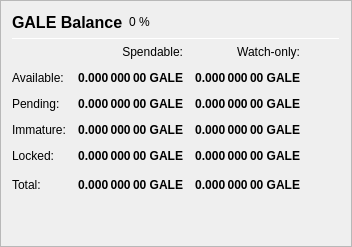
                   <widget class="QFrame" name="frame_Balances">
                    <property name="frameShape">
                     <enum>QFrame::StyledPanel</enum>
                    </property>
                    <property name="frameShadow">
                     <enum>QFrame::Raised</enum>
                    </property>
                    <layout class="QVBoxLayout" name="verticalLayout_4">
                     <item>
                      <layout class="QHBoxLayout" name="horizontalLayout_4">
                       <item>
                        <widget class="QLabel" name="label_5">
                         <property name="minimumSize">
                          <size>
                           <width>0</width>
                           <height>20</height>
                          </size>
                         </property>
                         <property name="font">
                          <font>
                           <pointsize>12</pointsize>
                           <weight>75</weight>
                           <bold>true</bold>
                          </font>
                         </property>
                         <property name="text">
                          <string>GALE Balance</string>
                         </property>
                        </widget>
                       </item>
                       <item>
                        <widget class="QLabel" name="labelGALEPercent">
                         <property name="text">
                          <string notr="true">0 %</string>
                         </property>
                        </widget>
                       </item>
                       <item>
                        <spacer name="horizontalSpacer_3">
                         <property name="orientation">
                          <enum>Qt::Horizontal</enum>
                         </property>
                         <property name="sizeHint" stdset="0">
                          <size>
                           <width>40</width>
                           <height>20</height>
                          </size>
                         </property>
                        </spacer>
                       </item>
                      </layout>
                     </item>
                     <item>
                      <widget class="Line" name="line_Balance">
                       <property name="minimumSize">
                        <size>
                         <width>0</width>
                         <height>1</height>
                        </size>
                       </property>
                       <property name="maximumSize">
                        <size>
                         <width>16777215</width>
                         <height>1</height>
                        </size>
                       </property>
                       <property name="orientation">
                        <enum>Qt::Horizontal</enum>
                       </property>
                      </widget>
                     </item>
                     <item>
                      <layout class="QGridLayout" name="gridLayout">
                       <property name="spacing">
                        <number>12</number>
                       </property>
                       <item row="0" column="1">
                        <widget class="QLabel" name="labelSpendable">
                         <property name="text">
                          <string>Spendable:</string>
                         </property>
                         <property name="alignment">
                          <set>Qt::AlignRight|Qt::AlignTrailing|Qt::AlignVCenter</set>
                         </property>
                        </widget>
                       </item>
                       <item row="0" column="2">
                        <widget class="QLabel" name="labelWatchonly">
                         <property name="text">
                          <string>Watch-only:</string>
                         </property>
                         <property name="alignment">
                          <set>Qt::AlignRight|Qt::AlignTrailing|Qt::AlignVCenter</set>
                         </property>
                        </widget>
                       </item>
                       <item row="1" column="0">
                        <widget class="QLabel" name="labelBalanceText">
                         <property name="text">
                          <string>Available:</string>
                         </property>
                        </widget>
                       </item>
                       <item row="1" column="1">
                        <widget class="QLabel" name="labelBalance">
                         <property name="font">
                          <font>
                           <weight>75</weight>
                           <bold>true</bold>
                          </font>
                         </property>
                         <property name="cursor">
                          <cursorShape>IBeamCursor</cursorShape>
                         </property>
                         <property name="toolTip">
                          <string>Your current spendable balance</string>
                         </property>
                         <property name="text">
                          <string notr="true">0.000 000 00 GALE</string>
                         </property>
                         <property name="alignment">
                          <set>Qt::AlignRight|Qt::AlignTrailing|Qt::AlignVCenter</set>
                         </property>
                         <property name="textInteractionFlags">
                          <set>Qt::LinksAccessibleByMouse|Qt::TextSelectableByKeyboard|Qt::TextSelectableByMouse</set>
                         </property>
                        </widget>
                       </item>
                       <item row="1" column="2">
                        <widget class="QLabel" name="labelWatchAvailable">
                         <property name="font">
                          <font>
                           <weight>75</weight>
                           <bold>true</bold>
                          </font>
                         </property>
                         <property name="cursor">
                          <cursorShape>IBeamCursor</cursorShape>
                         </property>
                         <property name="toolTip">
                          <string>Your current balance in watch-only addresses</string>
                         </property>
                         <property name="text">
                          <string notr="true">0.000 000 00 GALE</string>
                         </property>
                         <property name="alignment">
                          <set>Qt::AlignRight|Qt::AlignTrailing|Qt::AlignVCenter</set>
                         </property>
                         <property name="textInteractionFlags">
                          <set>Qt::LinksAccessibleByMouse|Qt::TextSelectableByKeyboard|Qt::TextSelectableByMouse</set>
                         </property>
                        </widget>
                       </item>
                       <item row="2" column="0">
                        <widget class="QLabel" name="labelPendingText">
                         <property name="text">
                          <string>Pending:</string>
                         </property>
                        </widget>
                       </item>
                       <item row="2" column="1">
                        <widget class="QLabel" name="labelUnconfirmed">
                         <property name="font">
                          <font>
                           <weight>75</weight>
                           <bold>true</bold>
                          </font>
                         </property>
                         <property name="cursor">
                          <cursorShape>IBeamCursor</cursorShape>
                         </property>
                         <property name="toolTip">
                          <string>Total of transactions that have yet to be confirmed, and do not yet count toward the spendable balance</string>
                         </property>
                         <property name="text">
                          <string notr="true">0.000 000 00 GALE</string>
                         </property>
                         <property name="alignment">
                          <set>Qt::AlignRight|Qt::AlignTrailing|Qt::AlignVCenter</set>
                         </property>
                         <property name="textInteractionFlags">
                          <set>Qt::LinksAccessibleByMouse|Qt::TextSelectableByKeyboard|Qt::TextSelectableByMouse</set>
                         </property>
                        </widget>
                       </item>
                       <item row="2" column="2">
                        <widget class="QLabel" name="labelWatchPending">
                         <property name="font">
                          <font>
                           <weight>75</weight>
                           <bold>true</bold>
                          </font>
                         </property>
                         <property name="cursor">
                          <cursorShape>IBeamCursor</cursorShape>
                         </property>
                         <property name="toolTip">
                          <string>Unconfirmed transactions to watch-only addresses</string>
                         </property>
                         <property name="text">
                          <string notr="true">0.000 000 00 GALE</string>
                         </property>
                         <property name="alignment">
                          <set>Qt::AlignRight|Qt::AlignTrailing|Qt::AlignVCenter</set>
                         </property>
                         <property name="textInteractionFlags">
                          <set>Qt::LinksAccessibleByMouse|Qt::TextSelectableByKeyboard|Qt::TextSelectableByMouse</set>
                         </property>
                        </widget>
                       </item>
                       <item row="3" column="0">
                        <widget class="QLabel" name="labelImmatureText">
                         <property name="text">
                          <string>Immature:</string>
                         </property>
                        </widget>
                       </item>
                       <item row="3" column="1">
                        <widget class="QLabel" name="labelImmature">
                         <property name="font">
                          <font>
                           <weight>75</weight>
                           <bold>true</bold>
                          </font>
                         </property>
                         <property name="cursor">
                          <cursorShape>IBeamCursor</cursorShape>
                         </property>
                         <property name="toolTip">
                          <string>Staked or masternode rewards that has not yet matured</string>
                         </property>
                         <property name="text">
                          <string notr="true">0.000 000 00 GALE</string>
                         </property>
                         <property name="alignment">
                          <set>Qt::AlignRight|Qt::AlignTrailing|Qt::AlignVCenter</set>
                         </property>
                         <property name="textInteractionFlags">
                          <set>Qt::LinksAccessibleByMouse|Qt::TextSelectableByKeyboard|Qt::TextSelectableByMouse</set>
                         </property>
                        </widget>
                       </item>
                       <item row="3" column="2">
                        <widget class="QLabel" name="labelWatchImmature">
                         <property name="font">
                          <font>
                           <weight>75</weight>
                           <bold>true</bold>
                          </font>
                         </property>
                         <property name="cursor">
                          <cursorShape>IBeamCursor</cursorShape>
                         </property>
                         <property name="toolTip">
                          <string>Staked or masternode rewards in watch-only addresses that has not yet matured</string>
                         </property>
                         <property name="text">
                          <string notr="true">0.000 000 00 GALE</string>
                         </property>
                         <property name="alignment">
                          <set>Qt::AlignRight|Qt::AlignTrailing|Qt::AlignVCenter</set>
                         </property>
                         <property name="textInteractionFlags">
                          <set>Qt::LinksAccessibleByMouse|Qt::TextSelectableByKeyboard|Qt::TextSelectableByMouse</set>
                         </property>
                        </widget>
                       </item>
                       <item row="4" column="0">
                        <widget class="QLabel" name="labelLockedBalanceText">
                         <property name="toolTip">
                          <string>Locked GALE or Masternode collaterals. These are excluded from zGALE minting.</string>
                         </property>
                         <property name="text">
                          <string>Locked:</string>
                         </property>
                        </widget>
                       </item>
                       <item row="4" column="1">
                        <widget class="QLabel" name="labelLockedBalance">
                         <property name="font">
                          <font>
                           <weight>75</weight>
                           <bold>true</bold>
                          </font>
                         </property>
                         <property name="cursor">
                          <cursorShape>IBeamCursor</cursorShape>
                         </property>
                         <property name="toolTip">
                          <string>Locked GALE or Masternode collaterals. These are excluded from zGALE minting.</string>
                         </property>
                         <property name="text">
                          <string notr="true">0.000 000 00 GALE</string>
                         </property>
                         <property name="alignment">
                          <set>Qt::AlignRight|Qt::AlignTrailing|Qt::AlignVCenter</set>
                         </property>
                         <property name="textInteractionFlags">
                          <set>Qt::LinksAccessibleByMouse|Qt::TextSelectableByKeyboard|Qt::TextSelectableByMouse</set>
                         </property>
                        </widget>
                       </item>
                       <item row="4" column="2">
                        <widget class="QLabel" name="labelWatchLocked">
                         <property name="font">
                          <font>
                           <weight>75</weight>
                           <bold>true</bold>
                          </font>
                         </property>
                         <property name="cursor">
                          <cursorShape>IBeamCursor</cursorShape>
                         </property>
                         <property name="toolTip">
                          <string>Current locked balance in watch-only addresses</string>
                         </property>
                         <property name="text">
                          <string notr="true">0.000 000 00 GALE</string>
                         </property>
                         <property name="alignment">
                          <set>Qt::AlignRight|Qt::AlignTrailing|Qt::AlignVCenter</set>
                         </property>
                         <property name="textInteractionFlags">
                          <set>Qt::LinksAccessibleByMouse|Qt::TextSelectableByKeyboard|Qt::TextSelectableByMouse</set>
                         </property>
                        </widget>
                       </item>
                       <item row="5" column="0">
                        <widget class="QLabel" name="labelTotalText">
                         <property name="toolTip">
                          <string>Your current GalleonCoin balance, unconfirmed and immature transactions included</string>
                         </property>
                         <property name="text">
                          <string>Total:</string>
                         </property>
                        </widget>
                       </item>
                       <item row="5" column="1">
                        <widget class="QLabel" name="labelTotal">
                         <property name="font">
                          <font>
                           <weight>75</weight>
                           <bold>true</bold>
                          </font>
                         </property>
                         <property name="cursor">
                          <cursorShape>IBeamCursor</cursorShape>
                         </property>
                         <property name="toolTip">
                          <string>Your current GalleonCoin balance, unconfirmed and immature transactions included</string>
                         </property>
                         <property name="text">
                          <string notr="true">0.000 000 00 GALE</string>
                         </property>
                         <property name="alignment">
                          <set>Qt::AlignRight|Qt::AlignTrailing|Qt::AlignVCenter</set>
                         </property>
                         <property name="textInteractionFlags">
                          <set>Qt::LinksAccessibleByMouse|Qt::TextSelectableByKeyboard|Qt::TextSelectableByMouse</set>
                         </property>
                        </widget>
                       </item>
                       <item row="5" column="2">
                        <widget class="QLabel" name="labelWatchTotal">
                         <property name="font">
                          <font>
                           <weight>75</weight>
                           <bold>true</bold>
                          </font>
                         </property>
                         <property name="cursor">
                          <cursorShape>IBeamCursor</cursorShape>
                         </property>
                         <property name="toolTip">
                          <string>Current total balance in watch-only addresses</string>
                         </property>
                         <property name="text">
                          <string notr="true">0.000 000 00 GALE</string>
                         </property>
                         <property name="alignment">
                          <set>Qt::AlignRight|Qt::AlignTrailing|Qt::AlignVCenter</set>
                         </property>
                         <property name="textInteractionFlags">
                          <set>Qt::LinksAccessibleByMouse|Qt::TextSelectableByKeyboard|Qt::TextSelectableByMouse</set>
                         </property>
                        </widget>
                       </item>
                       <item row="5" column="3">
                        <spacer name="horizontalSpacer_9">
                         <property name="orientation">
                          <enum>Qt::Horizontal</enum>
                         </property>
                         <property name="sizeHint" stdset="0">
                          <size>
                           <width>40</width>
                           <height>20</height>
                          </size>
                         </property>
                        </spacer>
                       </item>
                      </layout>
                     </item>
                     <item>
                      <spacer name="verticalSpacer_3">
                       <property name="orientation">
                        <enum>Qt::Vertical</enum>
                       </property>
                       <property name="sizeHint" stdset="0">
                        <size>
                         <width>20</width>
                         <height>40</height>
                        </size>
                       </property>
                      </spacer>
                     </item>
                    </layout>
                   </widget>
